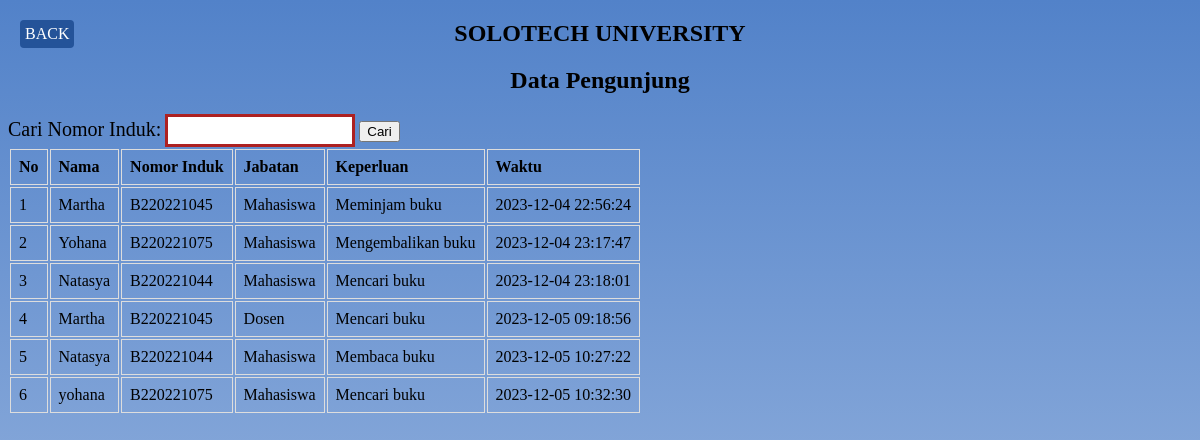
The page /listpengunjung.php on the database its author committed.
### tables this page shows
CREATE TABLE `daftar_hadir` (
  `nama` text NOT NULL,
  `nomor_induk` varchar(16) NOT NULL,
  `jabatan` varchar(16) NOT NULL,
  `keterangan` text NOT NULL,
  `waktu` datetime NOT NULL
);

### listpengunjung.php (the view, shortened to what this page needs)
<?php include "koneksi.php";?>
<!DOCTYPE html>
<html lang="en">
<head>
</head>
<body>
<h2>SOLOTECH UNIVERSITY</h2>
<h2>Data Pengunjung</h2>
<form method="GET">
        <label for="cari">Cari Nomor Induk:</label>
        <input type="text" id="cari" name="cari">
        <button type="submit">Cari</button>
    </form>
<table>
        <thead>
        <tr>
            <th>No</th>
            <th>Nama</th>
             <th>Nomor Induk</th>
             <th>Jabatan</th>
             <th>Keperluan</th>
            <th>Waktu</th>
        </tr>
        </thead>
        <tbody>
            <?php
            if (isset($_GET['cari'])) {
                $cari = $_GET['cari'];
                if (!empty($cari)) {
                    $query = "SELECT * FROM daftar_hadir WHERE nomor_induk = '$cari'";
                } else {
                    $query = "SELECT * FROM daftar_hadir";
                }
            } else {
                $query = "SELECT * FROM daftar_hadir";
            }
            $result = mysqli_query($konek, $query);
            if (mysqli_num_rows($result) > 0) {
                $no = 1;
                while ($row = mysqli_fetch_assoc($result)) {
                    echo "<tr>";
                    echo "<td>" . $no . "</td>";
                    echo "<td>" . $row['nama'] . "</td>";
                    echo "<td>" . $row['nomor_induk'] . "</td>";
                    echo "<td>" . $row['jabatan'] . "</td>";
                    echo "<td>" . $row['keterangan'] . "</td>";
                    echo "<td>" . $row['waktu'] . "</td>";
                    echo "</tr>";
                    $no++;
                }
            } else {
                echo "<tr><td colspan='7'>Belum ada pengajuan peminjaman.</td></tr>";
            }
            ?>
        </tbody>
    </table>
    <a href="homepageadmin.php" class="tombol-back">BACK</a>
</body>
</html>

### listpengunjung.php (style rules this page uses)
h2 { text-align: center; }
body { height: 200vh; background-image: linear-gradient(to bottom, #5282C9, #ffffff); }
.tombol-back { position: absolute; top: 20px; left: 20px; display: inline-block; padding: 5px 5px; background-color: #245399; color: white; text-decoration: none; border: none; border-radius: 4px; }
input[type=text] { width: 180px; height: 25px; font-size: 15px; border: 3px solid #ad2121; }
label[for=cari] { font-size: 20px; }
th, td { border: 1px solid #ddd; padding: 8px; text-align: left; }
th { background-color: linear-gradient(to bottom, #5282C9, #ffffff); }

### rows shown on the page
daftar_hadir: nama "Martha", nomor_induk "B220221045", jabatan "Mahasiswa", keterangan "Meminjam buku", waktu "2023-12-04 22:56:24"
daftar_hadir: nama "Yohana", nomor_induk "B220221075", jabatan "Mahasiswa", keterangan "Mengembalikan buku", waktu "2023-12-04 23:17:47"
daftar_hadir: nama "Natasya", nomor_induk "B220221044", jabatan "Mahasiswa", keterangan "Mencari buku", waktu "2023-12-04 23:18:01"
daftar_hadir: nama "Martha", nomor_induk "B220221045", jabatan "Dosen", keterangan "Mencari buku", waktu "2023-12-05 09:18:56"
daftar_hadir: nama "Natasya", nomor_induk "B220221044", jabatan "Mahasiswa", keterangan "Membaca buku", waktu "2023-12-05 10:27:22"
daftar_hadir: nama "yohana", nomor_induk "B220221075", jabatan "Mahasiswa", keterangan "Mencari buku", waktu "2023-12-05 10:32:30"
